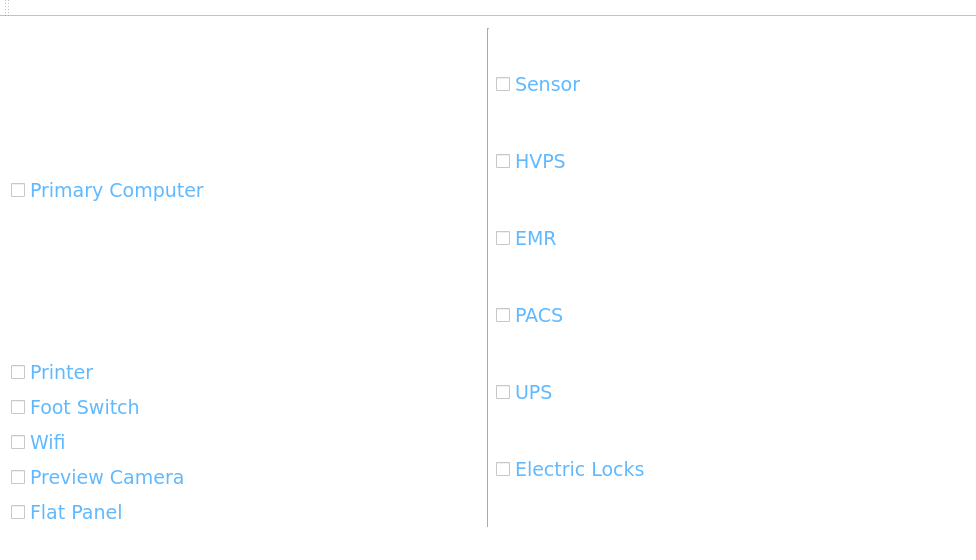
<?xml version="1.0" encoding="UTF-8"?>
<ui version="4.0">
 <class>MainWindow</class>
 <widget class="QMainWindow" name="MainWindow">
  <property name="geometry">
   <rect>
    <x>0</x>
    <y>0</y>
    <width>976</width>
    <height>560</height>
   </rect>
  </property>
  <property name="windowTitle">
   <string>MainWindow</string>
  </property>
  <property name="styleSheet">
   <string notr="true">
	background-image: url(:/new/Images/Backround.jpg);
	background-color: #ffffff;
</string>
  </property>
  <widget class="QWidget" name="centralWidget">
   <layout class="QHBoxLayout" name="horizontalLayout">
    <item>
     <layout class="QVBoxLayout" name="verticalLayout">
      <item>
       <widget class="QCheckBox" name="checkBox">
        <property name="sizePolicy">
         <sizepolicy hsizetype="Minimum" vsizetype="Preferred">
          <horstretch>0</horstretch>
          <verstretch>0</verstretch>
         </sizepolicy>
        </property>
        <property name="font">
         <font>
          <family>Verdana</family>
          <pointsize>14</pointsize>
          <weight>50</weight>
          <bold>false</bold>
         </font>
        </property>
        <property name="styleSheet">
         <string notr="true">QCheckBox{
	color:#60b9ff;
}
QCheckBox::indicator:unchecked{
	
    image: url(:/images/uncheck.png);
}
QCheckBox::indicator:checked{
	
    image: url(:/images/check.png);
}</string>
        </property>
        <property name="text">
         <string>Primary Computer</string>
        </property>
       </widget>
      </item>
      <item>
       <widget class="QCheckBox" name="checkBox_3">
        <property name="font">
         <font>
          <family>Verdana</family>
          <pointsize>14</pointsize>
          <weight>50</weight>
          <bold>false</bold>
         </font>
        </property>
        <property name="styleSheet">
         <string notr="true">QCheckBox{
	color:#60b9ff;
}
QCheckBox::indicator:unchecked{
	
    image: url(:/images/uncheck.png);
}
QCheckBox::indicator:checked{
	
    image: url(:/images/check.png);
}</string>
        </property>
        <property name="text">
         <string>Printer</string>
        </property>
        <property name="checkable">
         <bool>true</bool>
        </property>
        <property name="checked">
         <bool>false</bool>
        </property>
       </widget>
      </item>
      <item>
       <widget class="QCheckBox" name="checkBox_2">
        <property name="font">
         <font>
          <family>Verdana</family>
          <pointsize>14</pointsize>
          <weight>50</weight>
          <bold>false</bold>
         </font>
        </property>
        <property name="styleSheet">
         <string notr="true">QCheckBox{
	color:#60b9ff;
}
QCheckBox::indicator:unchecked{
	
    image: url(:/images/uncheck.png);
}
QCheckBox::indicator:checked{
	
    image: url(:/images/check.png);
}</string>
        </property>
        <property name="text">
         <string>Foot Switch</string>
        </property>
       </widget>
      </item>
      <item>
       <widget class="QCheckBox" name="checkBox_4">
        <property name="font">
         <font>
          <family>Verdana</family>
          <pointsize>14</pointsize>
          <weight>50</weight>
          <bold>false</bold>
         </font>
        </property>
        <property name="styleSheet">
         <string notr="true">QCheckBox{
	color:#60b9ff;
}
QCheckBox::indicator:unchecked{
	
    image: url(:/images/uncheck.png);
}
QCheckBox::indicator:checked{
	
    image: url(:/images/check.png);
}</string>
        </property>
        <property name="text">
         <string>Wifi</string>
        </property>
       </widget>
      </item>
      <item>
       <widget class="QCheckBox" name="checkBox_5">
        <property name="font">
         <font>
          <family>Verdana</family>
          <pointsize>14</pointsize>
         </font>
        </property>
        <property name="styleSheet">
         <string notr="true">QCheckBox{
	color:#60b9ff;
}
QCheckBox::indicator:unchecked{
	
    image: url(:/images/uncheck.png);
}
QCheckBox::indicator:checked{
	
    image: url(:/images/check.png);
}</string>
        </property>
        <property name="text">
         <string>Preview Camera</string>
        </property>
       </widget>
      </item>
      <item>
       <widget class="QCheckBox" name="checkBox_6">
        <property name="font">
         <font>
          <family>Verdana</family>
          <pointsize>14</pointsize>
         </font>
        </property>
        <property name="styleSheet">
         <string notr="true">QCheckBox{
	color:#60b9ff;
}
QCheckBox::indicator:unchecked{
	
    image: url(:/images/uncheck.png);
}
QCheckBox::indicator:checked{
	
    image: url(:/images/check.png);
}</string>
        </property>
        <property name="text">
         <string>Flat Panel</string>
        </property>
       </widget>
      </item>
     </layout>
    </item>
    <item>
     <widget class="Line" name="line_2">
      <property name="sizePolicy">
       <sizepolicy hsizetype="Fixed" vsizetype="Preferred">
        <horstretch>0</horstretch>
        <verstretch>0</verstretch>
       </sizepolicy>
      </property>
      <property name="orientation">
       <enum>Qt::Vertical</enum>
      </property>
     </widget>
    </item>
    <item>
     <layout class="QVBoxLayout" name="verticalLayout_2">
      <item>
       <widget class="QCheckBox" name="checkBox_7">
        <property name="font">
         <font>
          <family>Verdana</family>
          <pointsize>14</pointsize>
         </font>
        </property>
        <property name="styleSheet">
         <string notr="true">QCheckBox{
	color:#60b9ff;
}
QCheckBox::indicator:unchecked{
	
    image: url(:/images/uncheck.png);
}
QCheckBox::indicator:checked{
	
    image: url(:/images/check.png);
}</string>
        </property>
        <property name="text">
         <string>Sensor</string>
        </property>
       </widget>
      </item>
      <item>
       <widget class="QCheckBox" name="checkBox_8">
        <property name="font">
         <font>
          <family>Verdana</family>
          <pointsize>14</pointsize>
         </font>
        </property>
        <property name="styleSheet">
         <string notr="true">QCheckBox{
	color:#60b9ff;
}
QCheckBox::indicator:unchecked{
	
    image: url(:/images/uncheck.png);
}
QCheckBox::indicator:checked{
	
    image: url(:/images/check.png);
}</string>
        </property>
        <property name="text">
         <string>HVPS</string>
        </property>
       </widget>
      </item>
      <item>
       <widget class="QCheckBox" name="checkBox_9">
        <property name="font">
         <font>
          <family>Verdana</family>
          <pointsize>14</pointsize>
         </font>
        </property>
        <property name="styleSheet">
         <string notr="true">QCheckBox{
	color:#60b9ff;
}
QCheckBox::indicator:unchecked{
	
    image: url(:/images/uncheck.png);
}
QCheckBox::indicator:checked{
	
    image: url(:/images/check.png);
}</string>
        </property>
        <property name="text">
         <string>EMR</string>
        </property>
       </widget>
      </item>
      <item>
       <widget class="QCheckBox" name="checkBox_10">
        <property name="font">
         <font>
          <family>Verdana</family>
          <pointsize>14</pointsize>
         </font>
        </property>
        <property name="styleSheet">
         <string notr="true">QCheckBox{
	color:#60b9ff;
}
QCheckBox::indicator:unchecked{
	
    image: url(:/images/uncheck.png);
}
QCheckBox::indicator:checked{
	
    image: url(:/images/check.png);
}</string>
        </property>
        <property name="text">
         <string>PACS</string>
        </property>
       </widget>
      </item>
      <item>
       <widget class="QCheckBox" name="checkBox_11">
        <property name="font">
         <font>
          <family>Verdana</family>
          <pointsize>14</pointsize>
         </font>
        </property>
        <property name="styleSheet">
         <string notr="true">QCheckBox{
	color:#60b9ff;
}
QCheckBox::indicator:unchecked{
	
    image: url(:/images/uncheck.png);
}
QCheckBox::indicator:checked{
	
    image: url(:/images/check.png);
}</string>
        </property>
        <property name="text">
         <string>UPS</string>
        </property>
       </widget>
      </item>
      <item>
       <widget class="QCheckBox" name="checkBox_12">
        <property name="font">
         <font>
          <family>Verdana</family>
          <pointsize>14</pointsize>
         </font>
        </property>
        <property name="styleSheet">
         <string notr="true">QCheckBox{
	color:#60b9ff;
}
QCheckBox::indicator:unchecked{
	
    image: url(:/images/uncheck.png);
}
QCheckBox::indicator:checked{
	
    image: url(:/images/check.png);
}</string>
        </property>
        <property name="text">
         <string>Electric Locks</string>
        </property>
       </widget>
      </item>
     </layout>
    </item>
   </layout>
  </widget>
  <widget class="QMenuBar" name="menuBar">
   <property name="geometry">
    <rect>
     <x>0</x>
     <y>0</y>
     <width>976</width>
     <height>21</height>
    </rect>
   </property>
  </widget>
  <widget class="QToolBar" name="mainToolBar">
   <attribute name="toolBarArea">
    <enum>TopToolBarArea</enum>
   </attribute>
   <attribute name="toolBarBreak">
    <bool>false</bool>
   </attribute>
  </widget>
  <widget class="QStatusBar" name="statusBar"/>
 </widget>
 <layoutdefault spacing="6" margin="11"/>
 <resources/>
 <connections/>
</ui>
